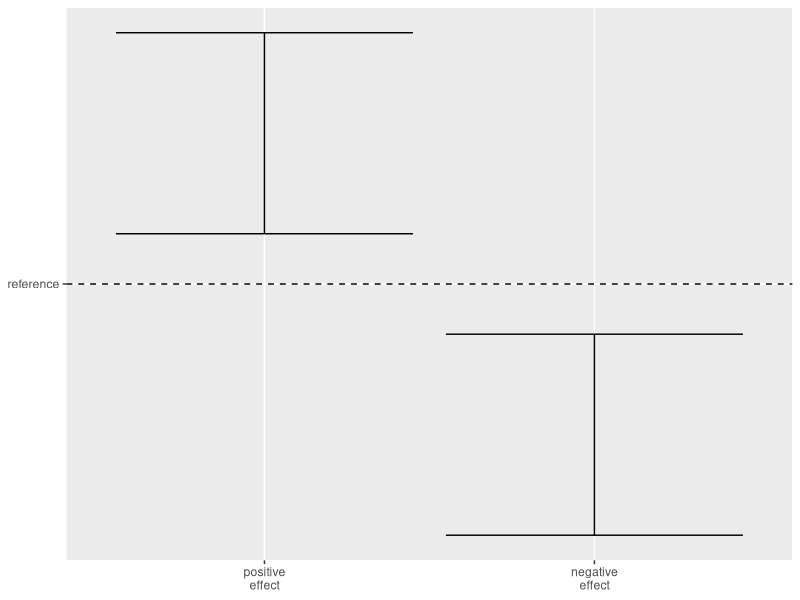
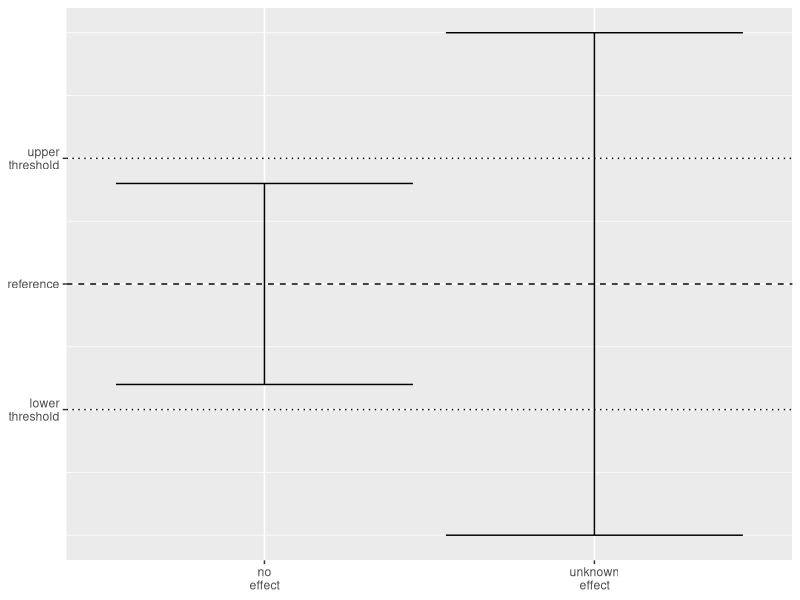

The R script that drew these images, in order:
## ---- chunk 1
knitr::opts_chunk$set(
  collapse = TRUE,
  comment = "#>"
)
library(ggplot2)
## ---- chunk 2
ds <- data.frame(
  effect = factor(1:2, labels = c("positive\neffect", "negative\neffect")
  ),
  lcl = c(0.1, -0.5),
  ucl = c(0.5, -0.1)
)
ggplot(ds, aes(ymin = lcl, ymax = ucl, x = effect)) +
  geom_errorbar() +
  geom_hline(yintercept = 0, linetype = 2) +
  scale_y_continuous(
    breaks = 0, 
    labels = "reference"
  ) +
  theme(
    axis.title = element_blank()
  )
## ---- chunk 3
ds <- data.frame(
  effect = factor(1:2, labels = c("no\neffect", "unknown\neffect")
  ),
  lcl = c(-0.2, -0.5),
  ucl = c(0.2, 0.5)
)
ggplot(ds, aes(ymin = lcl, ymax = ucl, x = effect)) +
  geom_errorbar() +
  geom_hline(yintercept = c(0, -0.25, 0.25), linetype = c(2, 3, 3)) +
  scale_y_continuous(
    breaks = c(-0.25, 0, 0.25), 
    labels = c("lower\nthreshold", "reference", "upper\nthreshold")
  ) +
  theme(
    axis.title = element_blank()
  )
